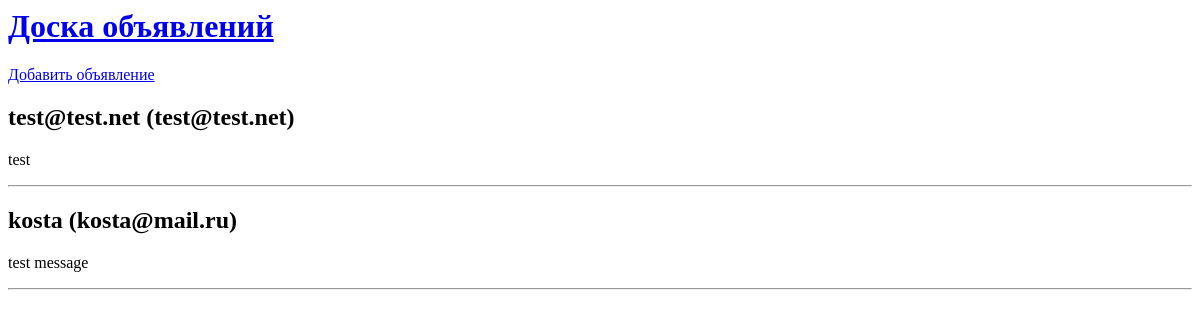
The app's page /, older data.
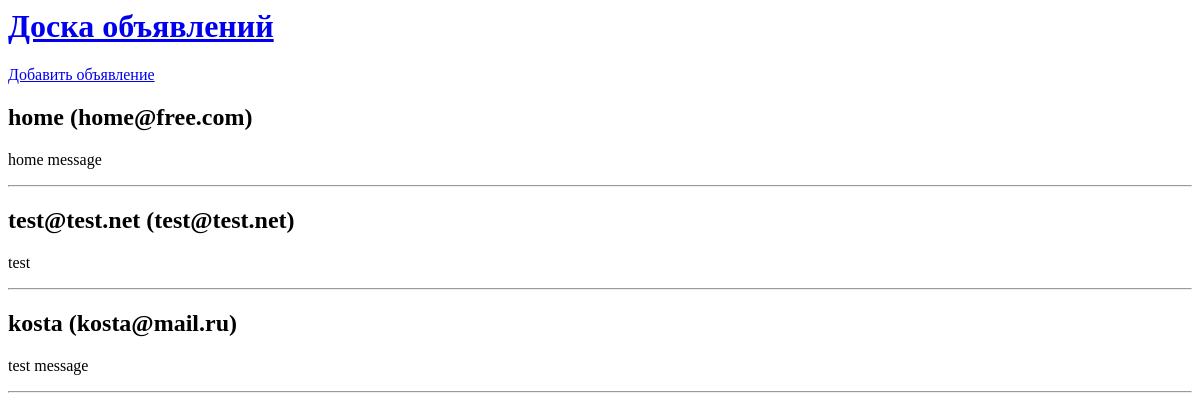
The same page, newer data.
### board/models.py (models this page shows, shortened)
class Message(models.Model):
    text = models.TextField()
    author_name = models.CharField(max_length=100)
    author_mail = models.EmailField()
    post_date = models.DateTimeField(default=timezone.now)

### board/views.py (the view)
# urls.py: path('', main, name="main"),
def main(request):
    messages = Message.objects.order_by("-post_date")
    context = {
        "messages": messages,
    }
    return render(request, "main.html", context)

### board/templates/main.html
{% extends "base.html" %}
{% block content %}
        {% for m in messages %}
        <div>
            <h2>{{ m.author_name }} ({{ m.author_mail }})</h2>
            {{ m.text|linebreaks }}
        </div>
        <hr>
        {% empty %}
        <div>
            <p>Ни одного сообщения</p>
        </div>
        {% endfor %}
{% endblock %}

### board/templates/base.html (shortened to what this page needs)
<html>
    <head>
    </head>
    <body>
        <h1><a href="{% url 'main' %}">Доска объявлений</a></h1>
        <p>
            <a href="{% url 'add' %}">Добавить объявление</a>
        </p>
        {% block content %}{% endblock %}
    </body>
</html>

Row changes from the older to the newer data that the page shows:
added Message: author_name "home", author_mail "home@free.com", text "home message"
